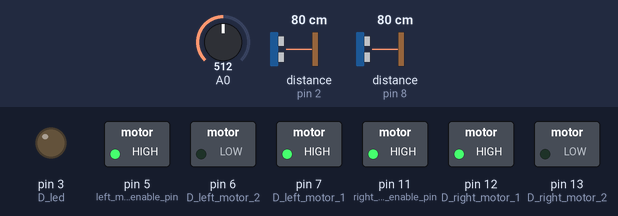
Simulated run of this sketch. Board: Arduino Uno, built with avr-gcc and run on an emulated ATmega328P. Parts: switched loads named in the sketch (green lamp = pin HIGH), output pins drawn as LEDs (lit = HIGH). Wiring (inferred from the names in the program): 2 × ultrasonic range finder: trigger pin 9, echo pin 2 / trigger pin 10, echo pin 8. Inputs (shaded band) come from the test bench; at power-on: A0 = 512, distance to the obstacle (sensors on pin 2, pin 8) 80 cm. The echo pulse lasts 58.3 µs per cm; pins used as bus, display or sensor lines are not drawn; what the sketch prints to the serial monitor is not drawn.

Above: at 1.2 s.
1.3 s: A0 set to 88
3.1 s: A0 set to 74
At 4.0 s:
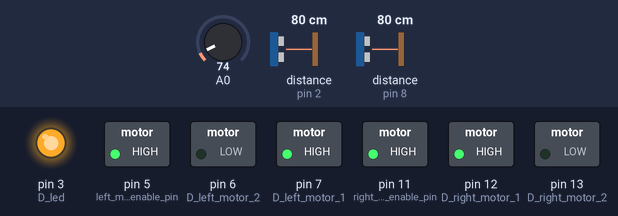
Timing chart, 0 to 6.1 s (numbered marks = the images above; inputs shaded):
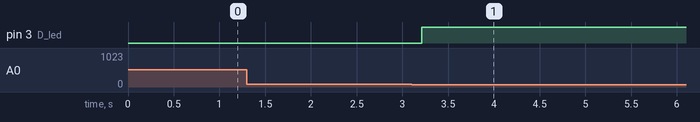

The sketch:

SelfDrivingCarUSART.ino
```cpp
//#define WITHOUT_REGISTER

#ifdef WITHOUT_REGISTER

#define ldr_sensor  A0
#define led 3
#define echo_front 2
#define trigger_front 9
#define echo_left 8
#define trigger_left 10
#define left_motor_enable_pin 5
#define left_motor_1 7
#define left_motor_2 6
#define right_motor_enable_pin 11
#define right_motor_1 12
#define right_motor_2 13

#else

#define ldr_sensor  A0
#define led 3
#define echo_front 2
#define trigger_front 9
#define echo_left 8
#define trigger_left 10
#define left_motor_enable_pin 5
#define left_motor_1 7
#define left_motor_2 6
#define right_motor_enable_pin 11
#define right_motor_1 12
#define right_motor_2 13

#define ldr_sensor  A0
#define D_led DDD3
#define D_echo_front DDD2
#define D_trigger_front DDB1
#define D_echo_left DDB0
#define D_trigger_left DDB2
#define D_left_motor_enable_pin DDD5
#define D_left_motor_1 DDD7
#define D_left_motor_2 DDD6
#define D_right_motor_enable_pin DDB3
#define D_right_motor_1 DDB4
#define D_right_motor_2 DDB5

#define P_led PORTD3
#define P_echo_front PORTD2
#define P_trigger_front PORTB1
#define P_echo_left PORTB0
#define P_trigger_left PORTB2
#define P_left_motor_enable_pin PORTD5
#define P_left_motor_1 PORTD7
#define P_left_motor_2 PORTD6
#define P_right_motor_enable_pin PORTB3
#define P_right_motor_1 PORTB4
#define P_right_motor_2 PORTB5
#endif


#define sbi(sfr, bit) (_SFR_BYTE(sfr) |= _BV(bit))
#define BAUD_RATE 9600
#define BAUD_RATE_DIVISOR (F_CPU / 16 / BAUD_RATE - 1)

/*
 * Global variables
 */
unsigned int distanceFront, distanceLeft, tempLeft = 0, frontLimit = 35;
volatile int counter = 0;
const byte frameStartByte = 0x7E;
bool automatic=false, back = false;
unsigned int ldr_value;


/*
 * Auxiliary functions
 */
void USART_init(void) {
  UCSR0A = 0 << TXC0 | 0 << U2X0 | 0 << MPCM0; // Configure USART for: no Double Speed, Multi-processor Communication Mode disabled
  UCSR0B = 1 << RXCIE0 | 0 << TXCIE0 | 0 << UDRIE0 | 1 << RXEN0 | 1 << TXEN0 | 0 << UCSZ02 | 0 << TXB80; // Configure USART for: interrupts and receiver disabled, transmitter enabled, 8 bit character size
  UCSR0C = 0 << UMSEL01 | 0 << UMSEL00 | 0 << UPM01 | 0 << UPM00 | 0 << USBS0 | 1 << UCSZ01 | 1 << UCSZ00 | 1 << UCPOL0; // Configure USART for: Asynchronous operation, no parity, 1 stop bit, 8 bit character size

  //Baud Rate initialization
  UBRR0 = BAUD_RATE_DIVISOR;
}

void USART_transmit(char data)
{
  while((UCSR0A & (1<<UDRE0))==0x00);
  UDR0 = data; //load data to UDR for transmission
}

ISR(USART_RX_vect) {
  char ch = UDR0; // read incoming byte to clear interrupt flag (ATmega328P datasheet, section 20.11)
  byte frametype = UDR0;
  if(!automatic)
    {
      if ( ch == 'W')
      {
        set_speed(255,255);
      }
      else if  ( ch == 'S')
      {
        set_speed(0,0);
      }
      else if  ( ch == 'A')
      {
        set_speed(140,255);
      }
      else if  ( ch == 'D')
      {

        set_speed(255,140);
      }
      else if( ch == 'B')
      {
        set_speed(0,0);
        if (!back)
        {
          back = true;
          towardsBack();
        }
        else
        {
          back = false;
          towardsFront();
        }
      }
      else if  ( ch == 'P')
      {
        automatic=true;
      }
     }
    else if  ( ch == 'O')
    {
      automatic=false;
      set_speed(0,0);
    }
}

void sendMessage(int value){
  long sum = 0; // Accumulate the checksum

  // API frame Start Delimiter
  USART_transmit(frameStartByte);

  // RF Data
  USART_transmit((value >> 8) & 0xFF);  // ADC temperature reading (high byte)
  USART_transmit(value & 0xFF);  // ADC temperature reading (low byte)
  sum += ((value >> 8) & 0xFF)+(value & 0xFF);

    // RF Data 1 (Left sensor)
  int dleft=int(distanceLeft);
  USART_transmit((dleft >> 8) & 0xFF);  // left distance reading (high byte)
  USART_transmit(dleft & 0xFF);  // left distance reading (low byte)
  sum += ((dleft >> 8) & 0xFF)+(dleft & 0xFF);

  // RF Data 2 (Front sensor)
  int dfront=int(distanceFront);
  USART_transmit((dfront >> 8) & 0xFF);  // left distance reading (high byte)
  USART_transmit(dfront & 0xFF);  // left distance reading (low byte)
  sum += ((dfront >> 8) & 0xFF)+(dfront & 0xFF);

  // Checksum = 0xFF - the 8 bit sum of bytes from offset 3 (Frame Type) to this byte.
  USART_transmit( 0xFF - ( sum & 0xFF));

  // Pause to let the microcontroller settle down if needed
  delay(50);
}

unsigned int get_distance(int trigger, int echo){
  unsigned long duration;
  //clean the trigger pin
  digitalWrite(trigger, LOW);
  delayMicroseconds(2);
  //send the impulse
  digitalWrite(trigger, HIGH);
  delayMicroseconds(10);
  digitalWrite(trigger, LOW);
  duration = pulseIn(echo, HIGH);
  return duration * 0.034/2;
}

void set_speed (int left, int right){
  analogWrite(left_motor_enable_pin, left);
  analogWrite(right_motor_enable_pin, right);
}

void towardsFront(){
  #ifdef WITHOUT_REGISTER
  digitalWrite(left_motor_1, HIGH);
  digitalWrite(left_motor_2, LOW);
  digitalWrite(right_motor_1, HIGH);
  digitalWrite(right_motor_2, LOW);
  #else
  PORTD = 1<<P_left_motor_enable_pin | 1<<P_left_motor_1 | 0<<P_left_motor_2;
  PORTB = 1<<P_right_motor_enable_pin | 1<<P_right_motor_1 | 0<<P_right_motor_2;
  #endif
}

void towardsBack(){
  #ifdef WITHOUT_REGISTER
  digitalWrite(left_motor_1, LOW);
  digitalWrite(left_motor_2, HIGH);
  digitalWrite(right_motor_1, LOW);
  digitalWrite(right_motor_2, HIGH);
  #else
  PORTD = 1<<P_left_motor_enable_pin | 0<<P_left_motor_1 | 1<<P_left_motor_2;
  PORTB = 1<<P_right_motor_enable_pin | 0<<P_right_motor_1 | 1<<P_right_motor_2;
  #endif
}

#ifndef WITHOUT_REGISTER
ISR(ADC_vect)  // include the name of the interrupt vector
{
    ldr_value = ADC;          // in this case 10 bits are being used but only needs to read the high value for 8 bit precision
}
#endif

/*
 * Setup function
 */
void setup() {
  USART_init();

  #ifdef WITHOUT_REGISTER
  //Initialize Front Sensor pins
  pinMode(echo_front, INPUT);
  pinMode(trigger_front, OUTPUT);
  //initialize Left sensor pins
  pinMode(echo_left, INPUT);
  pinMode(trigger_left, OUTPUT);

  //initialize left motor pins as output
  pinMode(left_motor_enable_pin, OUTPUT);
  pinMode(left_motor_1, OUTPUT);
  pinMode(left_motor_2, OUTPUT);
  //turn on the left motor with the right direction
  digitalWrite(left_motor_enable_pin, HIGH);
  digitalWrite(left_motor_1, HIGH);
  digitalWrite(left_motor_2, LOW);

  //initialize l motor pins as output
  pinMode(right_motor_enable_pin, OUTPUT);
  pinMode(right_motor_1, OUTPUT);
  pinMode(right_motor_2, OUTPUT);

  //turn on the right motor with the right direction
  digitalWrite(right_motor_enable_pin, HIGH);
  digitalWrite(right_motor_1, HIGH);
  digitalWrite(right_motor_2, LOW);

  // initialize led output connected to LDR
  pinMode(led, OUTPUT);

  #else

  //initialize pins
  DDRD = 0<<D_echo_front | 1<<D_left_motor_enable_pin | 1<<D_left_motor_1 | 1<<D_left_motor_2 | 1<<D_led;
  DDRB = 1<<D_trigger_front | 0<<D_echo_left | 1<<D_trigger_left | 1<<D_right_motor_enable_pin | 1<<D_right_motor_1 | 1<<D_right_motor_2;

  //set properly the motors
  PORTD = 1<<P_left_motor_enable_pin | 1<<P_left_motor_1 | 0<<P_left_motor_2;
  PORTB = 1<<P_right_motor_enable_pin | 1<<P_right_motor_1 | 0<<P_right_motor_2;

  ADMUX = 0<<REFS1 | 1<<REFS0 | 0<<ADLAR | 0<<MUX3 | 0<<MUX2 | 0<<MUX1 | 0<<MUX0;; // Voltage reference for ADC=AVCC (5.0V); configure ADLAR for right adjust for 10 bit resolution, select ADC0 (pin A0),
  ADCSRA = 1<<ADEN | 1<<ADSC | 1<<ADATE | 1<<ADIE | 1<<ADPS2 | 1<<ADPS1 | 1<<ADPS0;  // Enable ADC (ADEN), Start ADC conversion (ADSC) , Enable Auto Trigger, enable ADC Interrupts,  configure ADPS2-0 for 128 prescale ( frequency 16MHz/128=125kHz)

  #endif
}

/*
 * Loop function
 */
void loop() {
  distanceFront = get_distance(trigger_front, echo_front);
  tempLeft = get_distance(trigger_left, echo_left);
  if (tempLeft < 1000) distanceLeft = tempLeft;

  if(automatic){
    if(distanceFront<frontLimit) //If I am too close
      set_speed(255, distanceFront*2);
    else if(distanceLeft>=35) //If I am too far from the wall I need to go closer
      set_speed(255-distanceLeft+25, 255); // go to the left, decrease left, left right
    else if(distanceLeft<13) //If I am too close to the wall I need to go farther
      set_speed(255, 125); //go to the right, decrease right, increase left
    else
      set_speed(200,200);
  }

  //measurement of ldr sensor

  #ifdef WITHOUT_REGISTER
  ldr_value = analogRead(ldr_sensor);

  if (ldr_value < 80)
      digitalWrite(led, HIGH);
  else
      digitalWrite(led, LOW);

  #else

    if (ldr_value < 80)
      PORTD = PORTD | (1<<P_led);
  else
      PORTD = PORTD &~(1<<P_led);

  #endif
  sendMessage(ldr_value);

  delay(200);
}
```

Measured:
- the behaviour switches between 80 and 79 on A0 (found by bisection; images 0 and 1)
- after the input at 1.3 s, every drawn part: stays the same
- after the input at 3.1 s, pin 3 (D_led): LOW → HIGH after 0.11 s
